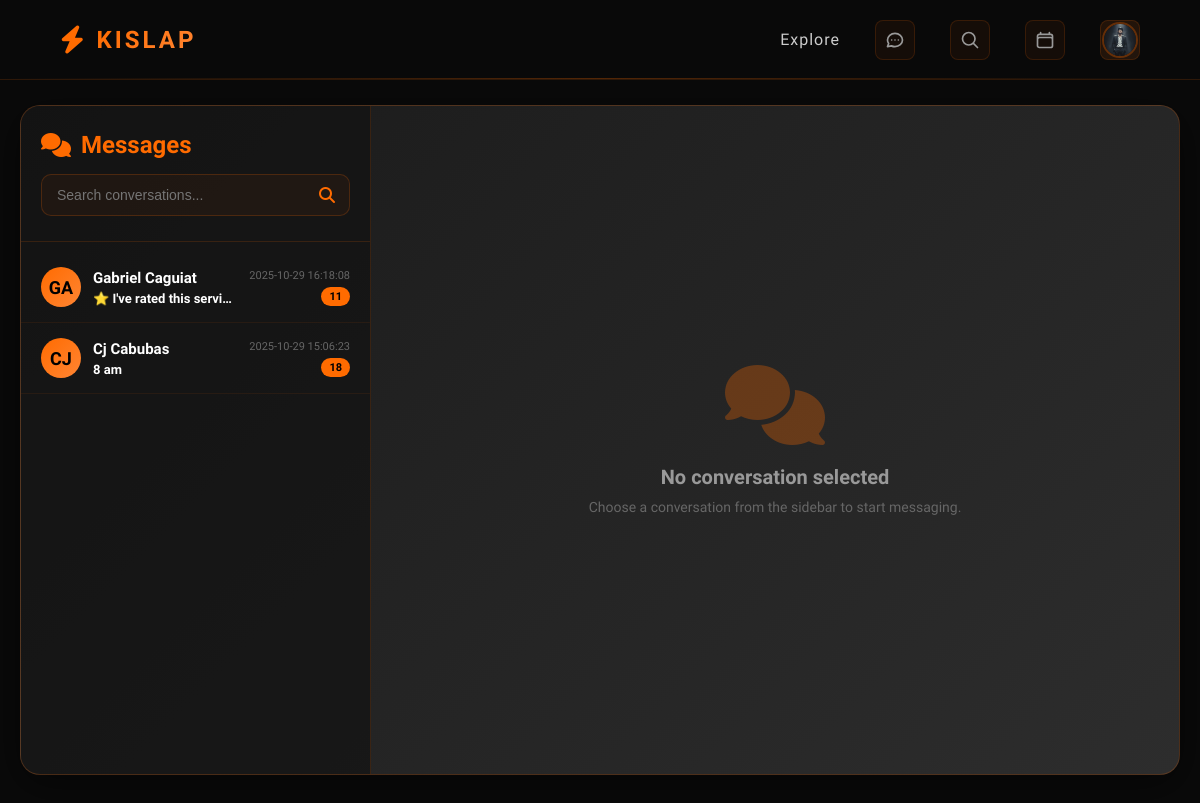
/index.php?controller=Chat&action=view (signed in), run on the app's committed database.
### tables this page shows
CREATE TABLE `conversations` (
  `conversation_id` int(11) NOT NULL,
  `user_id` int(11) NOT NULL,
  `worker_id` int(11) NOT NULL,
  `type` enum('ai','direct') DEFAULT 'direct',
  `booking_status` enum('pending_ai','pending_worker','pending_confirmation','negotiating','confirmed','awaiting_deposit','deposit_paid','in_progress','awaiting_final_payment','completed','rated','cancelled','requires_info') DEFAULT 'pending_ai',
  `created_at` timestamp NOT NULL DEFAULT current_timestamp(),
  `updated_at` timestamp NOT NULL DEFAULT current_timestamp() ON UPDATE current_timestamp()
);

### views/home/messages.php (the view, shortened to what the rows shown need)
<?php
$conversations = $conversations ?? [];
$activeConversation = $activeConversation ?? null;
?>
<!DOCTYPE html>
<html lang="en">
<head>
    <link href="https://cdnjs.cloudflare.com/ajax/libs/font-awesome/6.4.0/css/all.min.css" rel="stylesheet">
    <link rel="stylesheet" href="/Kislap/public/css/style.css" type="text/css">
    <link rel="stylesheet" href="/Kislap/public/css/messages.css" type="text/css">
    <link rel="stylesheet" href="/Kislap/public/css/package-cards.css" type="text/css">
</head>
<body>
<?php require __DIR__ . '/../shared/navbar.php'; ?>
<div class="messages-container">
    <div class="messages-wrapper">
        <div class="conversations-sidebar">
            <div class="sidebar-header">
                <h2><i class="fas fa-comments"></i> Messages</h2>
            </div>
            <div class="conversations-list" id="conversationsList">
                <?php if (empty($conversations)): ?>
                    <div class="empty-state-sidebar">
                        <i class="fas fa-inbox"></i>
                        <h3>No conversations yet</h3>
                        <p>Start a conversation to see it here!</p>
                    </div>
                <?php else: ?>
                    <?php foreach ($conversations as $conv): ?>
                        <?php
                        $convId = $conv['conversation_id'] ?? 0;
                        $otherUserName = $conv['other_user_name'] ?? 'Unknown User';
                        $rawLastMessage = $conv['last_message'] ?? 'No messages yet';
                        $lastMessage = $rawLastMessage;
                        $lastMessageTime = $conv['last_message_time'] ?? '';
                        $unreadCount = $conv['unread_count'] ?? 0;
                        $isActive = isset($activeConversation['conversation_id']) && $convId == $activeConversation['conversation_id'];
                        ?>
                        <div class="conversation-item <?php echo $isActive ? 'active' : ''; ?> <?php echo $unreadCount > 0 ? 'unread' : ''; ?>"
                             onclick="loadConversation(<?php echo $convId; ?>)">
                            <div class="conversation-header">
                                <div class="user-avatar">
                                    <?php
                                    $otherUserPhoto = null;
                                    if ($userType === 'user' || $userType === 'Customer') {
                                        $otherUserPhoto = $conv['worker_profile_photo'] ?? null;
                                        error_log("DEBUG: Sidebar - Branch: user/customer, selected worker_profile_photo: " . ($otherUserPhoto ?? 'NULL'));
                                    } else {
                                        $otherUserPhoto = $conv['user_profile_photo'] ?? null;
                                    }
                                    if ($otherUserPhoto) {
                                        if (strpos($otherUserPhoto, '/Kislap/') === 0) {
                                            $cleanPath = $otherUserPhoto;
                                        } else {
                                            $cleanPath = '/Kislap/' . ltrim($otherUserPhoto, '/');
                                        }
                                        $fullPath = $_SERVER['DOCUMENT_ROOT'] . $cleanPath;
                                        if (file_exists($fullPath)) {
                                            echo '<img src="' . htmlspecialchars($cleanPath) . '" alt="' . htmlspecialchars($otherUserName) . '">';
                                        } else {
                                            echo strtoupper(substr($otherUserName, 0, 2));
                                        }
                                    } else {
                                        echo strtoupper(substr($otherUserName, 0, 2));
                                    }
                                    ?>
                                </div>
                                <div class="conversation-info">
                                    <div class="conversation-name"><?php echo htmlspecialchars($otherUserName); ?></div>
                                    <div class="conversation-preview"><?php echo htmlspecialchars($lastMessage); ?></div>
                                </div>
                                <div class="conversation-meta">
                                    <span class="conversation-time"><?php echo htmlspecialchars($lastMessageTime); ?></span>
                                    <?php if ($unreadCount > 0): ?>
                                        <span class="unread-badge"><?php echo $unreadCount; ?></span>
                                    <?php endif; ?>
                                </div>
                            </div>
                        </div>
                    <?php endforeach; ?>
                <?php endif; ?>
            </div>
        </div>
    </div>
</div>
</body>
</html>

### data on the page
conversations: otherUserName "GA", otherUserName "Gabriel Caguiat", lastMessage "⭐ I've rated this servi…", lastMessageTime "2025-10-29 16:18:08", unreadCount "11"
conversations: otherUserName "CJ", otherUserName "Cj Cabubas", lastMessage "8 am", lastMessageTime "2025-10-29 15:06:23", unreadCount "18"
